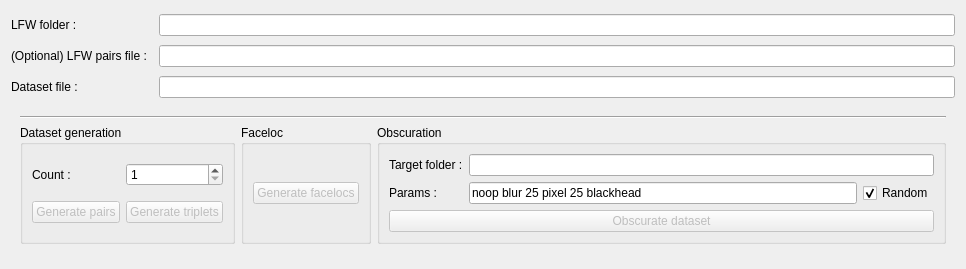
<?xml version="1.0" encoding="UTF-8"?>
<ui version="4.0">
 <class>ToolWindow</class>
 <widget class="QWidget" name="ToolWindow">
  <property name="geometry">
   <rect>
    <x>0</x>
    <y>0</y>
    <width>966</width>
    <height>269</height>
   </rect>
  </property>
  <property name="windowTitle">
   <string>GUI Tools</string>
  </property>
  <layout class="QGridLayout" name="gridLayout_2">
   <item row="2" column="2">
    <widget class="FileSelector" name="dataset_selector"/>
   </item>
   <item row="1" column="0">
    <widget class="QLabel" name="label_2">
     <property name="text">
      <string>(Optional) LFW pairs file :</string>
     </property>
     <property name="buddy">
      <cstring>pairs_selector</cstring>
     </property>
    </widget>
   </item>
   <item row="0" column="0">
    <widget class="QLabel" name="label">
     <property name="text">
      <string>LFW folder :</string>
     </property>
     <property name="buddy">
      <cstring>lfw_selector</cstring>
     </property>
    </widget>
   </item>
   <item row="2" column="0">
    <widget class="QLabel" name="label_3">
     <property name="text">
      <string>Dataset file :</string>
     </property>
     <property name="buddy">
      <cstring>dataset_selector</cstring>
     </property>
    </widget>
   </item>
   <item row="0" column="2">
    <widget class="FileSelector" name="lfw_selector"/>
   </item>
   <item row="5" column="0" colspan="3">
    <widget class="QWidget" name="widget" native="true">
     <property name="sizePolicy">
      <sizepolicy hsizetype="Preferred" vsizetype="Maximum">
       <horstretch>0</horstretch>
       <verstretch>0</verstretch>
      </sizepolicy>
     </property>
     <layout class="QGridLayout" name="gridLayout_5">
      <item row="1" column="1">
       <widget class="QGroupBox" name="groupBox_2">
        <property name="title">
         <string>Faceloc</string>
        </property>
        <layout class="QGridLayout" name="gridLayout_3">
         <item row="0" column="0">
          <widget class="QPushButton" name="annotate_button">
           <property name="enabled">
            <bool>false</bool>
           </property>
           <property name="text">
            <string>Generate facelocs</string>
           </property>
          </widget>
         </item>
        </layout>
       </widget>
      </item>
      <item row="1" column="2">
       <widget class="QGroupBox" name="groupBox_3">
        <property name="title">
         <string>Obscuration</string>
        </property>
        <layout class="QGridLayout" name="gridLayout_4">
         <item row="1" column="0">
          <widget class="QLabel" name="label_5">
           <property name="text">
            <string>Params :</string>
           </property>
           <property name="buddy">
            <cstring>obscuration_edit</cstring>
           </property>
          </widget>
         </item>
         <item row="1" column="1">
          <widget class="QLineEdit" name="obscuration_edit">
           <property name="text">
            <string notr="true">noop blur 25 pixel 25 blackhead</string>
           </property>
          </widget>
         </item>
         <item row="0" column="0">
          <widget class="QLabel" name="label_6">
           <property name="text">
            <string>Target folder :</string>
           </property>
           <property name="buddy">
            <cstring>result_folder_selector</cstring>
           </property>
          </widget>
         </item>
         <item row="1" column="2">
          <widget class="QCheckBox" name="random_checkbox">
           <property name="text">
            <string>Random</string>
           </property>
           <property name="checked">
            <bool>true</bool>
           </property>
          </widget>
         </item>
         <item row="0" column="1" colspan="2">
          <widget class="FileSelector" name="result_folder_selector"/>
         </item>
         <item row="2" column="0" colspan="3">
          <widget class="QPushButton" name="obscurate_button">
           <property name="enabled">
            <bool>false</bool>
           </property>
           <property name="text">
            <string>Obscurate dataset</string>
           </property>
          </widget>
         </item>
        </layout>
       </widget>
      </item>
      <item row="1" column="0">
       <widget class="QGroupBox" name="groupBox">
        <property name="title">
         <string>Dataset generation</string>
        </property>
        <layout class="QGridLayout" name="gridLayout">
         <item row="1" column="2">
          <widget class="QPushButton" name="gentriplets_button">
           <property name="enabled">
            <bool>false</bool>
           </property>
           <property name="text">
            <string>Generate triplets</string>
           </property>
          </widget>
         </item>
         <item row="1" column="1">
          <widget class="QPushButton" name="genpairs_button">
           <property name="enabled">
            <bool>false</bool>
           </property>
           <property name="text">
            <string>Generate pairs</string>
           </property>
          </widget>
         </item>
         <item row="0" column="1">
          <widget class="QLabel" name="label_4">
           <property name="text">
            <string>Count :</string>
           </property>
           <property name="buddy">
            <cstring>count_spinbox</cstring>
           </property>
          </widget>
         </item>
         <item row="0" column="2">
          <widget class="QSpinBox" name="count_spinbox">
           <property name="minimum">
            <number>1</number>
           </property>
          </widget>
         </item>
        </layout>
       </widget>
      </item>
      <item row="0" column="0" colspan="3">
       <widget class="Line" name="line">
        <property name="orientation">
         <enum>Qt::Horizontal</enum>
        </property>
       </widget>
      </item>
     </layout>
    </widget>
   </item>
   <item row="1" column="2">
    <widget class="FileSelector" name="pairs_selector"/>
   </item>
  </layout>
 </widget>
 <customwidgets>
  <customwidget>
   <class>FileSelector</class>
   <extends>QLineEdit</extends>
   <header>FileSelector.h</header>
   <slots>
    <signal>pathChanged(QString)</signal>
    <slot>setPath(QString)</slot>
   </slots>
  </customwidget>
 </customwidgets>
 <tabstops>
  <tabstop>lfw_selector</tabstop>
  <tabstop>pairs_selector</tabstop>
  <tabstop>dataset_selector</tabstop>
  <tabstop>count_spinbox</tabstop>
  <tabstop>genpairs_button</tabstop>
  <tabstop>gentriplets_button</tabstop>
  <tabstop>annotate_button</tabstop>
  <tabstop>result_folder_selector</tabstop>
  <tabstop>obscuration_edit</tabstop>
  <tabstop>random_checkbox</tabstop>
  <tabstop>obscurate_button</tabstop>
 </tabstops>
 <resources/>
 <connections/>
</ui>
